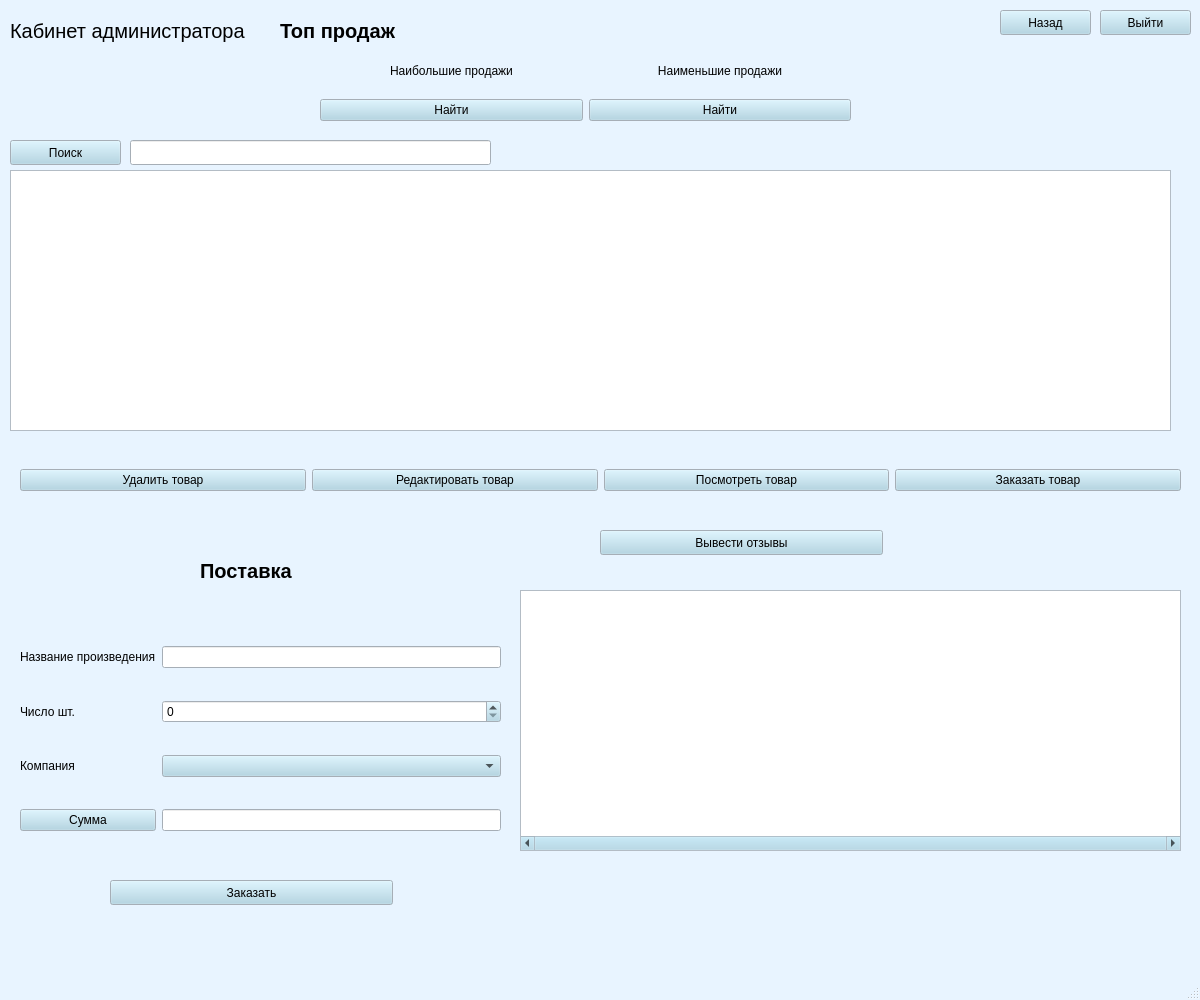
<?xml version="1.0" encoding="UTF-8"?>
<ui version="4.0">
 <class>MainWindow</class>
 <widget class="QMainWindow" name="MainWindow">
  <property name="geometry">
   <rect>
    <x>0</x>
    <y>0</y>
    <width>1200</width>
    <height>1000</height>
   </rect>
  </property>
  <property name="palette">
   <palette>
    <active>
     <colorrole role="WindowText">
      <brush brushstyle="SolidPattern">
       <color alpha="255">
        <red>0</red>
        <green>0</green>
        <blue>0</blue>
       </color>
      </brush>
     </colorrole>
     <colorrole role="Button">
      <brush brushstyle="SolidPattern">
       <color alpha="255">
        <red>169</red>
        <green>210</green>
        <blue>227</blue>
       </color>
      </brush>
     </colorrole>
     <colorrole role="Light">
      <brush brushstyle="SolidPattern">
       <color alpha="255">
        <red>255</red>
        <green>255</green>
        <blue>255</blue>
       </color>
      </brush>
     </colorrole>
     <colorrole role="Midlight">
      <brush brushstyle="SolidPattern">
       <color alpha="255">
        <red>238</red>
        <green>228</green>
        <blue>255</blue>
       </color>
      </brush>
     </colorrole>
     <colorrole role="Dark">
      <brush brushstyle="SolidPattern">
       <color alpha="255">
        <red>110</red>
        <green>101</green>
        <blue>127</blue>
       </color>
      </brush>
     </colorrole>
     <colorrole role="Mid">
      <brush brushstyle="SolidPattern">
       <color alpha="255">
        <red>147</red>
        <green>134</green>
        <blue>170</blue>
       </color>
      </brush>
     </colorrole>
     <colorrole role="Text">
      <brush brushstyle="SolidPattern">
       <color alpha="255">
        <red>0</red>
        <green>0</green>
        <blue>0</blue>
       </color>
      </brush>
     </colorrole>
     <colorrole role="BrightText">
      <brush brushstyle="SolidPattern">
       <color alpha="255">
        <red>255</red>
        <green>255</green>
        <blue>255</blue>
       </color>
      </brush>
     </colorrole>
     <colorrole role="ButtonText">
      <brush brushstyle="SolidPattern">
       <color alpha="255">
        <red>0</red>
        <green>0</green>
        <blue>0</blue>
       </color>
      </brush>
     </colorrole>
     <colorrole role="Base">
      <brush brushstyle="SolidPattern">
       <color alpha="255">
        <red>255</red>
        <green>255</green>
        <blue>255</blue>
       </color>
      </brush>
     </colorrole>
     <colorrole role="Window">
      <brush brushstyle="SolidPattern">
       <color alpha="255">
        <red>232</red>
        <green>244</green>
        <blue>255</blue>
       </color>
      </brush>
     </colorrole>
     <colorrole role="Shadow">
      <brush brushstyle="SolidPattern">
       <color alpha="255">
        <red>0</red>
        <green>0</green>
        <blue>0</blue>
       </color>
      </brush>
     </colorrole>
     <colorrole role="Highlight">
      <brush brushstyle="SolidPattern">
       <color alpha="255">
        <red>221</red>
        <green>202</green>
        <blue>255</blue>
       </color>
      </brush>
     </colorrole>
     <colorrole role="AlternateBase">
      <brush brushstyle="SolidPattern">
       <color alpha="255">
        <red>238</red>
        <green>228</green>
        <blue>255</blue>
       </color>
      </brush>
     </colorrole>
     <colorrole role="ToolTipBase">
      <brush brushstyle="SolidPattern">
       <color alpha="255">
        <red>255</red>
        <green>255</green>
        <blue>220</blue>
       </color>
      </brush>
     </colorrole>
     <colorrole role="ToolTipText">
      <brush brushstyle="SolidPattern">
       <color alpha="255">
        <red>0</red>
        <green>0</green>
        <blue>0</blue>
       </color>
      </brush>
     </colorrole>
     <colorrole role="PlaceholderText">
      <brush brushstyle="SolidPattern">
       <color alpha="128">
        <red>0</red>
        <green>0</green>
        <blue>0</blue>
       </color>
      </brush>
     </colorrole>
    </active>
    <inactive>
     <colorrole role="WindowText">
      <brush brushstyle="SolidPattern">
       <color alpha="255">
        <red>0</red>
        <green>0</green>
        <blue>0</blue>
       </color>
      </brush>
     </colorrole>
     <colorrole role="Button">
      <brush brushstyle="SolidPattern">
       <color alpha="255">
        <red>169</red>
        <green>210</green>
        <blue>227</blue>
       </color>
      </brush>
     </colorrole>
     <colorrole role="Light">
      <brush brushstyle="SolidPattern">
       <color alpha="255">
        <red>255</red>
        <green>255</green>
        <blue>255</blue>
       </color>
      </brush>
     </colorrole>
     <colorrole role="Midlight">
      <brush brushstyle="SolidPattern">
       <color alpha="255">
        <red>238</red>
        <green>228</green>
        <blue>255</blue>
       </color>
      </brush>
     </colorrole>
     <colorrole role="Dark">
      <brush brushstyle="SolidPattern">
       <color alpha="255">
        <red>110</red>
        <green>101</green>
        <blue>127</blue>
       </color>
      </brush>
     </colorrole>
     <colorrole role="Mid">
      <brush brushstyle="SolidPattern">
       <color alpha="255">
        <red>147</red>
        <green>134</green>
        <blue>170</blue>
       </color>
      </brush>
     </colorrole>
     <colorrole role="Text">
      <brush brushstyle="SolidPattern">
       <color alpha="255">
        <red>0</red>
        <green>0</green>
        <blue>0</blue>
       </color>
      </brush>
     </colorrole>
     <colorrole role="BrightText">
      <brush brushstyle="SolidPattern">
       <color alpha="255">
        <red>255</red>
        <green>255</green>
        <blue>255</blue>
       </color>
      </brush>
     </colorrole>
     <colorrole role="ButtonText">
      <brush brushstyle="SolidPattern">
       <color alpha="255">
        <red>0</red>
        <green>0</green>
        <blue>0</blue>
       </color>
      </brush>
     </colorrole>
     <colorrole role="Base">
      <brush brushstyle="SolidPattern">
       <color alpha="255">
        <red>255</red>
        <green>255</green>
        <blue>255</blue>
       </color>
      </brush>
     </colorrole>
     <colorrole role="Window">
      <brush brushstyle="SolidPattern">
       <color alpha="255">
        <red>232</red>
        <green>244</green>
        <blue>255</blue>
       </color>
      </brush>
     </colorrole>
     <colorrole role="Shadow">
      <brush brushstyle="SolidPattern">
       <color alpha="255">
        <red>0</red>
        <green>0</green>
        <blue>0</blue>
       </color>
      </brush>
     </colorrole>
     <colorrole role="Highlight">
      <brush brushstyle="SolidPattern">
       <color alpha="255">
        <red>221</red>
        <green>202</green>
        <blue>255</blue>
       </color>
      </brush>
     </colorrole>
     <colorrole role="AlternateBase">
      <brush brushstyle="SolidPattern">
       <color alpha="255">
        <red>238</red>
        <green>228</green>
        <blue>255</blue>
       </color>
      </brush>
     </colorrole>
     <colorrole role="ToolTipBase">
      <brush brushstyle="SolidPattern">
       <color alpha="255">
        <red>255</red>
        <green>255</green>
        <blue>220</blue>
       </color>
      </brush>
     </colorrole>
     <colorrole role="ToolTipText">
      <brush brushstyle="SolidPattern">
       <color alpha="255">
        <red>0</red>
        <green>0</green>
        <blue>0</blue>
       </color>
      </brush>
     </colorrole>
     <colorrole role="PlaceholderText">
      <brush brushstyle="SolidPattern">
       <color alpha="128">
        <red>0</red>
        <green>0</green>
        <blue>0</blue>
       </color>
      </brush>
     </colorrole>
    </inactive>
    <disabled>
     <colorrole role="WindowText">
      <brush brushstyle="SolidPattern">
       <color alpha="255">
        <red>110</red>
        <green>101</green>
        <blue>127</blue>
       </color>
      </brush>
     </colorrole>
     <colorrole role="Button">
      <brush brushstyle="SolidPattern">
       <color alpha="255">
        <red>169</red>
        <green>210</green>
        <blue>227</blue>
       </color>
      </brush>
     </colorrole>
     <colorrole role="Light">
      <brush brushstyle="SolidPattern">
       <color alpha="255">
        <red>255</red>
        <green>255</green>
        <blue>255</blue>
       </color>
      </brush>
     </colorrole>
     <colorrole role="Midlight">
      <brush brushstyle="SolidPattern">
       <color alpha="255">
        <red>238</red>
        <green>228</green>
        <blue>255</blue>
       </color>
      </brush>
     </colorrole>
     <colorrole role="Dark">
      <brush brushstyle="SolidPattern">
       <color alpha="255">
        <red>110</red>
        <green>101</green>
        <blue>127</blue>
       </color>
      </brush>
     </colorrole>
     <colorrole role="Mid">
      <brush brushstyle="SolidPattern">
       <color alpha="255">
        <red>147</red>
        <green>134</green>
        <blue>170</blue>
       </color>
      </brush>
     </colorrole>
     <colorrole role="Text">
      <brush brushstyle="SolidPattern">
       <color alpha="255">
        <red>110</red>
        <green>101</green>
        <blue>127</blue>
       </color>
      </brush>
     </colorrole>
     <colorrole role="BrightText">
      <brush brushstyle="SolidPattern">
       <color alpha="255">
        <red>255</red>
        <green>255</green>
        <blue>255</blue>
       </color>
      </brush>
     </colorrole>
     <colorrole role="ButtonText">
      <brush brushstyle="SolidPattern">
       <color alpha="255">
        <red>110</red>
        <green>101</green>
        <blue>127</blue>
       </color>
      </brush>
     </colorrole>
     <colorrole role="Base">
      <brush brushstyle="SolidPattern">
       <color alpha="255">
        <red>232</red>
        <green>244</green>
        <blue>255</blue>
       </color>
      </brush>
     </colorrole>
     <colorrole role="Window">
      <brush brushstyle="SolidPattern">
       <color alpha="255">
        <red>232</red>
        <green>244</green>
        <blue>255</blue>
       </color>
      </brush>
     </colorrole>
     <colorrole role="Shadow">
      <brush brushstyle="SolidPattern">
       <color alpha="255">
        <red>0</red>
        <green>0</green>
        <blue>0</blue>
       </color>
      </brush>
     </colorrole>
     <colorrole role="Highlight">
      <brush brushstyle="SolidPattern">
       <color alpha="255">
        <red>145</red>
        <green>145</green>
        <blue>145</blue>
       </color>
      </brush>
     </colorrole>
     <colorrole role="AlternateBase">
      <brush brushstyle="SolidPattern">
       <color alpha="255">
        <red>221</red>
        <green>202</green>
        <blue>255</blue>
       </color>
      </brush>
     </colorrole>
     <colorrole role="ToolTipBase">
      <brush brushstyle="SolidPattern">
       <color alpha="255">
        <red>255</red>
        <green>255</green>
        <blue>220</blue>
       </color>
      </brush>
     </colorrole>
     <colorrole role="ToolTipText">
      <brush brushstyle="SolidPattern">
       <color alpha="255">
        <red>0</red>
        <green>0</green>
        <blue>0</blue>
       </color>
      </brush>
     </colorrole>
     <colorrole role="PlaceholderText">
      <brush brushstyle="SolidPattern">
       <color alpha="128">
        <red>0</red>
        <green>0</green>
        <blue>0</blue>
       </color>
      </brush>
     </colorrole>
    </disabled>
   </palette>
  </property>
  <property name="windowTitle">
   <string>MainWindow</string>
  </property>
  <widget class="QWidget" name="centralwidget">
   <widget class="QWidget" name="gridLayoutWidget_2">
    <property name="geometry">
     <rect>
      <x>320</x>
      <y>50</y>
      <width>531</width>
      <height>71</height>
     </rect>
    </property>
    <layout class="QGridLayout" name="gridLayout_2">
     <property name="leftMargin">
      <number>0</number>
     </property>
     <property name="topMargin">
      <number>0</number>
     </property>
     <property name="bottomMargin">
      <number>0</number>
     </property>
     <property name="verticalSpacing">
      <number>6</number>
     </property>
     <item row="2" column="0">
      <widget class="QPushButton" name="alf_find">
       <property name="text">
        <string>Найти</string>
       </property>
      </widget>
     </item>
     <item row="1" column="0">
      <widget class="QLabel" name="label_4">
       <property name="text">
        <string>&lt;html&gt;&lt;head/&gt;&lt;body&gt;&lt;p align=&quot;center&quot;&gt;Наибольшие продажи&lt;/p&gt;&lt;/body&gt;&lt;/html&gt;</string>
       </property>
      </widget>
     </item>
     <item row="2" column="1">
      <widget class="QPushButton" name="price_find">
       <property name="text">
        <string>Найти</string>
       </property>
      </widget>
     </item>
     <item row="1" column="1">
      <widget class="QLabel" name="label_3">
       <property name="text">
        <string>&lt;html&gt;&lt;head/&gt;&lt;body&gt;&lt;p align=&quot;center&quot;&gt;Наименьшие продажи&lt;/p&gt;&lt;/body&gt;&lt;/html&gt;</string>
       </property>
      </widget>
     </item>
    </layout>
   </widget>
   <widget class="QLabel" name="label">
    <property name="geometry">
     <rect>
      <x>10</x>
      <y>0</y>
      <width>251</width>
      <height>62</height>
     </rect>
    </property>
    <property name="palette">
     <palette>
      <active>
       <colorrole role="Button">
        <brush brushstyle="SolidPattern">
         <color alpha="255">
          <red>173</red>
          <green>127</green>
          <blue>168</blue>
         </color>
        </brush>
       </colorrole>
      </active>
      <inactive>
       <colorrole role="Button">
        <brush brushstyle="SolidPattern">
         <color alpha="255">
          <red>173</red>
          <green>127</green>
          <blue>168</blue>
         </color>
        </brush>
       </colorrole>
      </inactive>
      <disabled>
       <colorrole role="Button">
        <brush brushstyle="SolidPattern">
         <color alpha="255">
          <red>173</red>
          <green>127</green>
          <blue>168</blue>
         </color>
        </brush>
       </colorrole>
      </disabled>
     </palette>
    </property>
    <property name="font">
     <font>
      <pointsize>15</pointsize>
      <italic>false</italic>
      <strikeout>false</strikeout>
      <kerning>true</kerning>
     </font>
    </property>
    <property name="text">
     <string>&lt;html&gt;&lt;head/&gt;&lt;body&gt;&lt;p&gt;Кабинет администратора&lt;/p&gt;&lt;/body&gt;&lt;/html&gt;</string>
    </property>
   </widget>
   <widget class="QLabel" name="label_2">
    <property name="geometry">
     <rect>
      <x>280</x>
      <y>0</y>
      <width>161</width>
      <height>62</height>
     </rect>
    </property>
    <property name="palette">
     <palette>
      <active>
       <colorrole role="Button">
        <brush brushstyle="SolidPattern">
         <color alpha="255">
          <red>173</red>
          <green>127</green>
          <blue>168</blue>
         </color>
        </brush>
       </colorrole>
      </active>
      <inactive>
       <colorrole role="Button">
        <brush brushstyle="SolidPattern">
         <color alpha="255">
          <red>173</red>
          <green>127</green>
          <blue>168</blue>
         </color>
        </brush>
       </colorrole>
      </inactive>
      <disabled>
       <colorrole role="Button">
        <brush brushstyle="SolidPattern">
         <color alpha="255">
          <red>173</red>
          <green>127</green>
          <blue>168</blue>
         </color>
        </brush>
       </colorrole>
      </disabled>
     </palette>
    </property>
    <property name="font">
     <font>
      <pointsize>15</pointsize>
      <italic>false</italic>
      <strikeout>false</strikeout>
      <kerning>true</kerning>
     </font>
    </property>
    <property name="text">
     <string>&lt;html&gt;&lt;head/&gt;&lt;body&gt;&lt;p&gt;&lt;span style=&quot; font-weight:600;&quot;&gt;Топ продаж&lt;/span&gt;&lt;/p&gt;&lt;/body&gt;&lt;/html&gt;</string>
    </property>
   </widget>
   <widget class="QTableWidget" name="artworks">
    <property name="geometry">
     <rect>
      <x>10</x>
      <y>170</y>
      <width>1161</width>
      <height>261</height>
     </rect>
    </property>
   </widget>
   <widget class="QLabel" name="label_6">
    <property name="geometry">
     <rect>
      <x>200</x>
      <y>540</y>
      <width>101</width>
      <height>62</height>
     </rect>
    </property>
    <property name="palette">
     <palette>
      <active>
       <colorrole role="Button">
        <brush brushstyle="SolidPattern">
         <color alpha="255">
          <red>173</red>
          <green>127</green>
          <blue>168</blue>
         </color>
        </brush>
       </colorrole>
      </active>
      <inactive>
       <colorrole role="Button">
        <brush brushstyle="SolidPattern">
         <color alpha="255">
          <red>173</red>
          <green>127</green>
          <blue>168</blue>
         </color>
        </brush>
       </colorrole>
      </inactive>
      <disabled>
       <colorrole role="Button">
        <brush brushstyle="SolidPattern">
         <color alpha="255">
          <red>173</red>
          <green>127</green>
          <blue>168</blue>
         </color>
        </brush>
       </colorrole>
      </disabled>
     </palette>
    </property>
    <property name="font">
     <font>
      <pointsize>15</pointsize>
      <italic>false</italic>
      <strikeout>false</strikeout>
      <kerning>true</kerning>
     </font>
    </property>
    <property name="text">
     <string>&lt;html&gt;&lt;head/&gt;&lt;body&gt;&lt;p&gt;&lt;span style=&quot; font-weight:600;&quot;&gt;Поставка&lt;/span&gt;&lt;/p&gt;&lt;/body&gt;&lt;/html&gt;</string>
    </property>
   </widget>
   <widget class="QWidget" name="gridLayoutWidget">
    <property name="geometry">
     <rect>
      <x>20</x>
      <y>620</y>
      <width>481</width>
      <height>241</height>
     </rect>
    </property>
    <layout class="QGridLayout" name="gridLayout">
     <item row="4" column="1">
      <widget class="QLineEdit" name="lineEdit_2">
       <property name="font">
        <font>
         <weight>75</weight>
         <bold>true</bold>
        </font>
       </property>
       <property name="readOnly">
        <bool>true</bool>
       </property>
      </widget>
     </item>
     <item row="4" column="0">
      <widget class="QPushButton" name="sum">
       <property name="text">
        <string>Сумма</string>
       </property>
      </widget>
     </item>
     <item row="1" column="1">
      <widget class="QSpinBox" name="count"/>
     </item>
     <item row="0" column="1">
      <widget class="QLineEdit" name="name"/>
     </item>
     <item row="0" column="0">
      <widget class="QLabel" name="FieldInput_3">
       <property name="text">
        <string>Название произведения</string>
       </property>
      </widget>
     </item>
     <item row="1" column="0">
      <widget class="QLabel" name="FieldInput_4">
       <property name="text">
        <string>Число шт.</string>
       </property>
      </widget>
     </item>
     <item row="3" column="0">
      <widget class="QLabel" name="FieldInput_5">
       <property name="text">
        <string>Компания</string>
       </property>
      </widget>
     </item>
     <item row="3" column="1">
      <widget class="QComboBox" name="sel_comp"/>
     </item>
    </layout>
   </widget>
   <widget class="QPushButton" name="buy">
    <property name="geometry">
     <rect>
      <x>110</x>
      <y>880</y>
      <width>283</width>
      <height>25</height>
     </rect>
    </property>
    <property name="text">
     <string>Заказать</string>
    </property>
   </widget>
   <widget class="QWidget" name="gridLayoutWidget_3">
    <property name="geometry">
     <rect>
      <x>20</x>
      <y>440</y>
      <width>1161</width>
      <height>80</height>
     </rect>
    </property>
    <layout class="QGridLayout" name="gridLayout_3">
     <item row="0" column="0">
      <widget class="QPushButton" name="del">
       <property name="text">
        <string>Удалить товар</string>
       </property>
      </widget>
     </item>
     <item row="0" column="1">
      <widget class="QPushButton" name="edit">
       <property name="text">
        <string>Редактировать товар</string>
       </property>
      </widget>
     </item>
     <item row="0" column="2">
      <widget class="QPushButton" name="look">
       <property name="text">
        <string>Посмотреть товар</string>
       </property>
      </widget>
     </item>
     <item row="0" column="3">
      <widget class="QPushButton" name="buy_select">
       <property name="text">
        <string>Заказать товар</string>
       </property>
      </widget>
     </item>
    </layout>
   </widget>
   <widget class="QPushButton" name="print_r">
    <property name="geometry">
     <rect>
      <x>600</x>
      <y>530</y>
      <width>283</width>
      <height>25</height>
     </rect>
    </property>
    <property name="text">
     <string>Вывести отзывы</string>
    </property>
   </widget>
   <widget class="QPushButton" name="exit">
    <property name="geometry">
     <rect>
      <x>1100</x>
      <y>10</y>
      <width>91</width>
      <height>25</height>
     </rect>
    </property>
    <property name="text">
     <string>Выйти</string>
    </property>
   </widget>
   <widget class="QPushButton" name="back">
    <property name="geometry">
     <rect>
      <x>1000</x>
      <y>10</y>
      <width>91</width>
      <height>25</height>
     </rect>
    </property>
    <property name="text">
     <string>Назад</string>
    </property>
   </widget>
   <widget class="QTableWidget" name="reviews">
    <property name="geometry">
     <rect>
      <x>520</x>
      <y>590</y>
      <width>661</width>
      <height>261</height>
     </rect>
    </property>
    <property name="horizontalScrollBarPolicy">
     <enum>Qt::ScrollBarAlwaysOn</enum>
    </property>
   </widget>
   <widget class="QPushButton" name="alf_find_2">
    <property name="geometry">
     <rect>
      <x>10</x>
      <y>140</y>
      <width>111</width>
      <height>25</height>
     </rect>
    </property>
    <property name="text">
     <string>Поиск</string>
    </property>
   </widget>
   <widget class="QLineEdit" name="name_2">
    <property name="geometry">
     <rect>
      <x>130</x>
      <y>140</y>
      <width>361</width>
      <height>25</height>
     </rect>
    </property>
   </widget>
  </widget>
  <widget class="QMenuBar" name="menubar">
   <property name="geometry">
    <rect>
     <x>0</x>
     <y>0</y>
     <width>1200</width>
     <height>22</height>
    </rect>
   </property>
  </widget>
  <widget class="QStatusBar" name="statusbar"/>
 </widget>
 <resources/>
 <connections/>
</ui>
